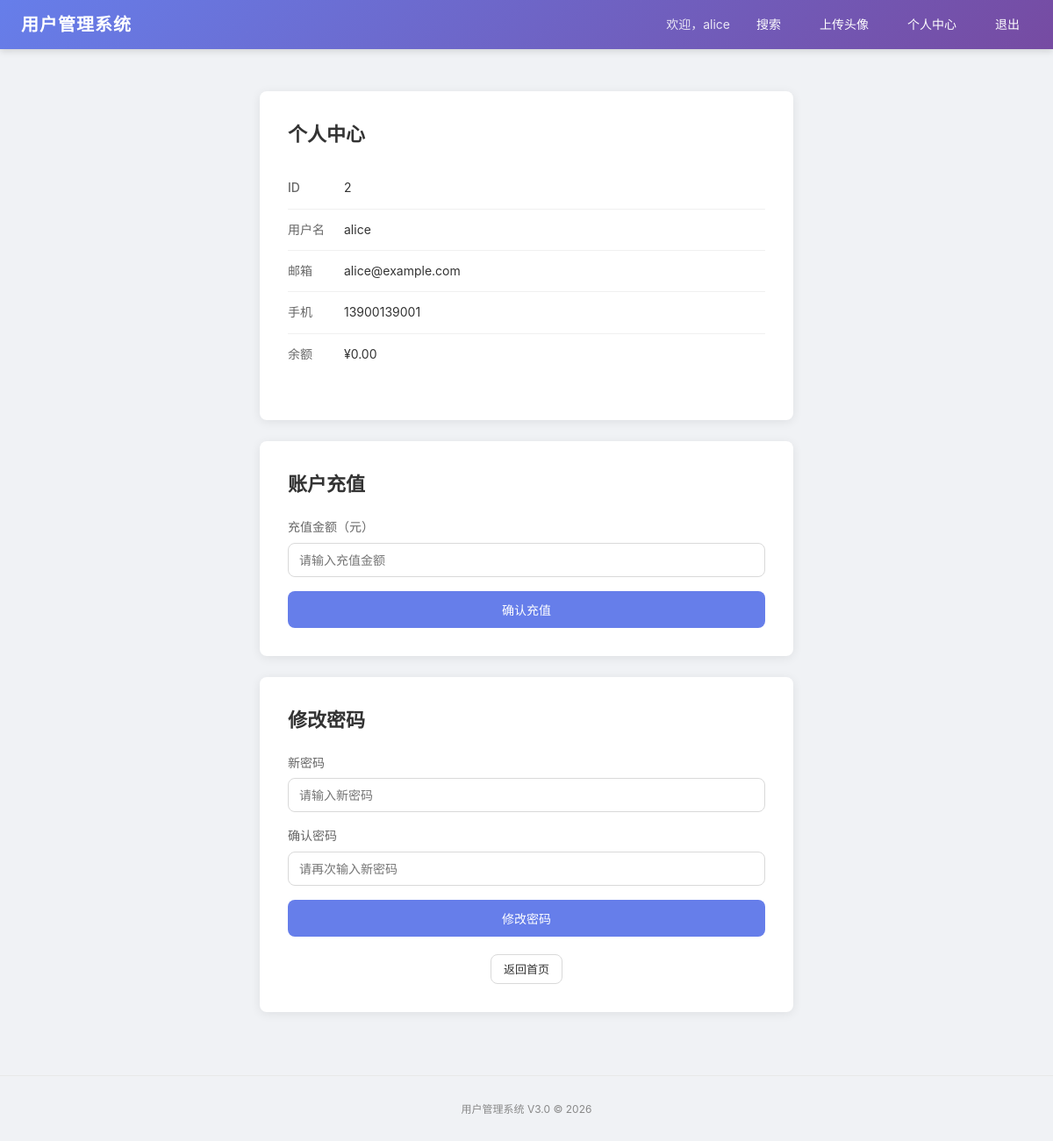
Screenshot of /profile (signed in) with the database file from the repository.
### tables this page shows
CREATE TABLE users (
            id INTEGER PRIMARY KEY AUTOINCREMENT,
            username TEXT NOT NULL UNIQUE,
            password TEXT NOT NULL,
            email TEXT,
            phone TEXT
        , balance INTEGER DEFAULT 0);

### app.py (the view)
@app.route("/profile")
def profile() -> str:
    if not session.get("username"):
        return redirect(url_for("login"))
    current_user = _get_current_sqlite_user()
    if not current_user:
        return render_template("error.html",
                               code=404,
                               title="用户不存在",
                               message="用户不存在"), 404
    return render_template("profile.html",
                           profile_user=current_user)

### app.py (called while the page is built)
@app.after_request
def add_security_headers(response: Response) -> Response:
    headers = {
        "X-Content-Type-Options": "nosniff",
        "X-Frame-Options": "DENY",
        "X-XSS-Protection": "1; mode=block",
        "Referrer-Policy": "strict-origin-when-cross-origin",
    }
    content_type = response.headers.get("Content-Type", "")
    if "text/html" in content_type:
        for key, val in headers.items():
            if key not in response.headers:
                response.headers[key] = val
    return response

def _get_current_sqlite_user() -> Optional[Dict[str, Any]]:
    username = session.get("username")
    if not username:
        return None
    conn = sqlite3.connect("data/users.db")
    conn.row_factory = sqlite3.Row
    row = conn.execute(
        "SELECT id, username, email, phone, balance FROM users WHERE username = ?",
        (username,)
    ).fetchone()
    conn.close()
    return dict(row) if row else None

### templates/profile.html (shortened to what this page needs)
{% extends "base.html" %}
{% block content %}
<div class="card">
    <h2>个人中心</h2>
    <div class="user-info">
        <div class="info-item">
            <span class="info-label">ID</span>
            <span class="info-value">{{ profile_user.id }}</span>
        </div>
        <div class="info-item">
            <span class="info-label">用户名</span>
            <span class="info-value">{{ profile_user.username }}</span>
        </div>
        <div class="info-item">
            <span class="info-label">邮箱</span>
            <span class="info-value">{{ profile_user.email }}</span>
        </div>
        <div class="info-item">
            <span class="info-label">手机</span>
            <span class="info-value">{{ profile_user.phone }}</span>
        </div>
        <div class="info-item">
            <span class="info-label">余额</span>
            <span class="info-value">{{ "¥{:,.2f}".format(profile_user.balance or 0) }}</span>
        </div>
    </div>
</div>
<div class="card recharge-card">
    <h2>账户充值</h2>
    <form method="POST" action="/recharge" class="recharge-form">
        <div class="form-group">
            <label for="amount">充值金额（元）</label>
            <input
                type="number"
                id="amount"
                name="amount"
                class="form-control"
                placeholder="请输入充值金额"
                required
                step="0.01"
            >
        </div>
        <button type="submit" class="btn btn-primary btn-block">确认充值</button>
    </form>
</div>
<div class="card password-card">
    <h2>修改密码</h2>
    <form method="POST" action="/change-password" class="password-form">
        <div class="form-group">
            <label for="new_password">新密码</label>
            <input
                type="password"
                id="new_password"
                name="new_password"
                class="form-control"
                placeholder="请输入新密码"
                required
                minlength="6"
            >
        </div>
        <div class="form-group">
            <label for="confirm_password">确认密码</label>
            <input
                type="password"
                id="confirm_password"
                name="confirm_password"
                class="form-control"
                placeholder="请再次输入新密码"
                required
                minlength="6"
            >
        </div>
        <button type="submit" class="btn btn-primary btn-block">修改密码</button>
    </form>
    <div style="margin-top: 20px; text-align: center;">
        <a href="/" class="btn btn-secondary btn-sm">返回首页</a>
    </div>
</div>
{% endblock %}

### templates/base.html (shortened to what this page needs)
<!DOCTYPE html>
<html lang="zh-CN">
<head>
    <link rel="stylesheet" href="/static/css/style.css">
</head>
<body>
    <header>
        <nav class="navbar" role="navigation" aria-label="主导航">
            <a href="/" class="nav-brand" aria-label="返回首页">用户管理系统</a>
            <div class="nav-menu">
                {% if session.get("username") %}
                    <span class="nav-welcome">欢迎，{{ session["username"] }}</span>
                    <a href="/search" class="nav-link">搜索</a>
                    <a href="/upload" class="nav-link">上传头像</a>
                    <a href="/profile" class="nav-link">个人中心</a>
                    <a href="/logout" class="nav-link">退出</a>
                {% else %}
                    <a href="/register" class="nav-link">注册</a>
                    <a href="/login" class="nav-link">登录</a>
                {% endif %}
            </div>
        </nav>
    </header>
    <main class="container" role="main">
        {% block content %}{% endblock %}
    </main>
    <footer class="footer">
        <span class="footer-text">用户管理系统 V3.0 &copy; 2026</span>
    </footer>
</body>
</html>

### static/css/style.css (style rules this page uses)
*, *::before, *::after { margin: 0; padding: 0; box-sizing: border-box; }
:root { --color-primary: #667eea; --color-primary-dark: #5a6fd6; --color-secondary: #764ba2; --color-danger: #ff4d4f; --color-warning: #d46b08; --color-success: #52c41a; --color-info: #1890ff; --color-text: #333; --color-text-secondary: #666; --color-text-muted: #888; --color-border: #d9d9d9; --color-bg: #f0f2f5; --color-white: #fff; --radius: 8px; --shadow-card: 0 2px 12px rgba(0, 0, 0, 0.08); --shadow-hover: 0 4px 24px rgba(0, 0, 0, 0.12); --transition: 0.2s ease; }
body { font-family: -apple-system, BlinkMacSystemFont, "Segoe UI", Roboto, "Helvetica Neue", Arial, "Noto Sans SC", sans-serif; background-color: var(--color-bg); min-height: 100vh; color: var(--color-text); line-height: 1.6; display: flex; flex-direction: column; }
.navbar { background: linear-gradient(135deg, var(--color-primary), var(--color-secondary)); padding: 0 24px; display: flex; justify-content: space-between; align-items: center; height: 56px; box-shadow: 0 2px 8px rgba(0, 0, 0, 0.15); position: sticky; top: 0; z-index: 1000; }
.nav-brand { color: var(--color-white); font-size: 20px; font-weight: 600; letter-spacing: 1px; text-decoration: none; transition: opacity var(--transition); }
.nav-menu { display: flex; align-items: center; gap: 16px; }
.nav-link { color: var(--color-white); text-decoration: none; font-size: 14px; padding: 6px 14px; border-radius: var(--radius); transition: background-color var(--transition); }
.nav-welcome { color: rgba(255, 255, 255, 0.85); font-size: 14px; }
.container { max-width: 640px; width: 100%; margin: 48px auto; padding: 0 16px; flex: 1; }
.card { background-color: var(--color-white); border-radius: var(--radius); box-shadow: var(--shadow-card); padding: 32px; margin-bottom: 24px; transition: box-shadow var(--transition); }
.card h2 { font-size: 22px; margin-bottom: 20px; color: var(--color-text); font-weight: 600; }
.form-group { margin-bottom: 16px; }
.form-group label { display: block; margin-bottom: 6px; font-size: 14px; font-weight: 500; color: var(--color-text-secondary); }
.form-control { width: 100%; padding: 10px 12px; border: 1px solid var(--color-border); border-radius: var(--radius); font-size: 14px; font-family: inherit; transition: border-color var(--transition), box-shadow var(--transition); outline: none; background-color: var(--color-white); }
.btn { display: inline-flex; align-items: center; justify-content: center; padding: 10px 24px; font-size: 14px; font-weight: 500; border: 1px solid transparent; border-radius: var(--radius); cursor: pointer; text-decoration: none; transition: all var(--transition); font-family: inherit; gap: 6px; white-space: nowrap; }
.btn-primary { background-color: var(--color-primary); color: var(--color-white); }
.btn-secondary { background-color: var(--color-white); color: var(--color-text); border-color: var(--color-border); }
.btn-block { width: 100%; }
.btn-sm { padding: 6px 14px; font-size: 13px; }
.user-info { margin-bottom: 20px; }
.info-item { display: flex; padding: 12px 0; border-bottom: 1px solid #f0f0f0; align-items: center; }
.info-item:last-child { border-bottom: none; }
.info-label { font-weight: 500; color: var(--color-text-secondary); min-width: 64px; font-size: 14px; }
.info-value { color: var(--color-text); font-size: 14px; flex: 1; }
.footer { text-align: center; padding: 24px 16px; border-top: 1px solid #e8e8e8; }
.footer-text { font-size: 12px; color: var(--color-text-muted); }

### rows the page displays
users: username "alice", id "2", email "alice@example.com", phone "13900139001", balance "¥0.00"
